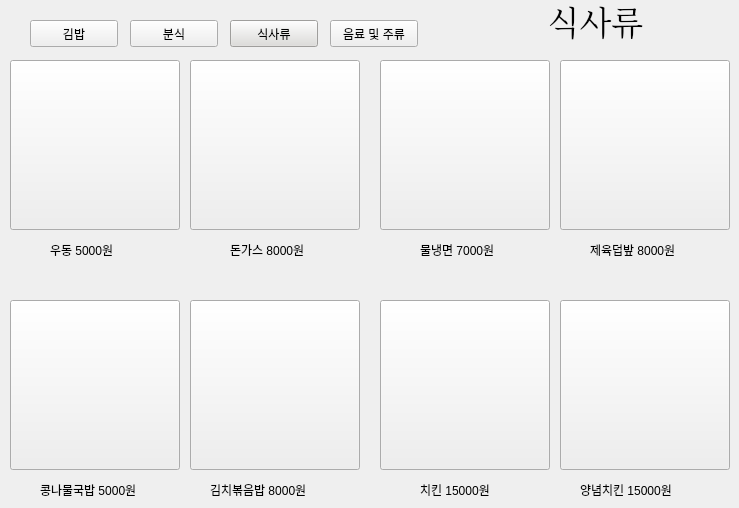
     <widget class="QWidget" name="page_5">
      <widget class="QPushButton" name="bt17">
       <property name="geometry">
        <rect>
         <x>560</x>
         <y>60</y>
         <width>170</width>
         <height>170</height>
        </rect>
       </property>
       <property name="styleSheet">
        <string notr="true">border-image : url(image/ㅈㅇㄷㅂ.jpg);</string>
       </property>
       <property name="text">
        <string/>
       </property>
      </widget>
      <widget class="QLabel" name="label_8">
       <property name="geometry">
        <rect>
         <x>590</x>
         <y>240</y>
         <width>111</width>
         <height>19</height>
        </rect>
       </property>
       <property name="text">
        <string>제육덥밮 8000원</string>
       </property>
      </widget>
      <widget class="QPushButton" name="bt14">
       <property name="geometry">
        <rect>
         <x>10</x>
         <y>60</y>
         <width>170</width>
         <height>170</height>
        </rect>
       </property>
       <property name="styleSheet">
        <string notr="true">border-image : url(image/ㅇㄷ.jpg);</string>
       </property>
       <property name="text">
        <string/>
       </property>
      </widget>
      <widget class="QLabel" name="label_9">
       <property name="geometry">
        <rect>
         <x>230</x>
         <y>240</y>
         <width>141</width>
         <height>19</height>
        </rect>
       </property>
       <property name="text">
        <string>돈가스 8000원</string>
       </property>
      </widget>
      <widget class="QLabel" name="label_10">
       <property name="geometry">
        <rect>
         <x>420</x>
         <y>240</y>
         <width>101</width>
         <height>19</height>
        </rect>
       </property>
       <property name="text">
        <string>물냉면 7000원</string>
       </property>
      </widget>
      <widget class="QPushButton" name="bt15">
       <property name="geometry">
        <rect>
         <x>190</x>
         <y>60</y>
         <width>170</width>
         <height>170</height>
        </rect>
       </property>
       <property name="styleSheet">
        <string notr="true">border-image : url(image/ㄷㄲㅅ.jpg);</string>
       </property>
       <property name="text">
        <string/>
       </property>
      </widget>
      <widget class="QPushButton" name="bt16">
       <property name="geometry">
        <rect>
         <x>380</x>
         <y>60</y>
         <width>170</width>
         <height>170</height>
        </rect>
       </property>
       <property name="styleSheet">
        <string notr="true">border-image : url(image/ㅁㄴㅁ.jpg);</string>
       </property>
       <property name="text">
        <string/>
       </property>
      </widget>
      <widget class="QLabel" name="label_11">
       <property name="geometry">
        <rect>
         <x>50</x>
         <y>240</y>
         <width>91</width>
         <height>19</height>
        </rect>
       </property>
       <property name="text">
        <string>우동 5000원</string>
       </property>
      </widget>
      <widget class="QPushButton" name="btn21">
       <property name="geometry">
        <rect>
         <x>230</x>
         <y>20</y>
         <width>88</width>
         <height>27</height>
        </rect>
       </property>
       <property name="styleSheet">
        <string notr="true">background-color: rgb(222, 221, 218);</string>
       </property>
       <property name="text">
        <string>식사류</string>
       </property>
      </widget>
      <widget class="QPushButton" name="btn22">
       <property name="geometry">
        <rect>
         <x>330</x>
         <y>20</y>
         <width>88</width>
         <height>27</height>
        </rect>
       </property>
       <property name="text">
        <string>음료 및 주류</string>
       </property>
      </widget>
      <widget class="QPushButton" name="btn19">
       <property name="geometry">
        <rect>
         <x>30</x>
         <y>20</y>
         <width>88</width>
         <height>27</height>
        </rect>
       </property>
       <property name="text">
        <string>김밥</string>
       </property>
      </widget>
      <widget class="QPushButton" name="btn20">
       <property name="geometry">
        <rect>
         <x>130</x>
         <y>20</y>
         <width>88</width>
         <height>27</height>
        </rect>
       </property>
       <property name="text">
        <string>분식</string>
       </property>
      </widget>
      <widget class="QLabel" name="label_19">
       <property name="geometry">
        <rect>
         <x>540</x>
         <y>0</y>
         <width>111</width>
         <height>41</height>
        </rect>
       </property>
       <property name="font">
        <font>
         <family>Serif</family>
         <pointsize>25</pointsize>
        </font>
       </property>
       <property name="text">
        <string>식사류</string>
       </property>
       <property name="alignment">
        <set>Qt::AlignCenter</set>
       </property>
      </widget>
      <widget class="QPushButton" name="bt18">
       <property name="geometry">
        <rect>
         <x>10</x>
         <y>300</y>
         <width>170</width>
         <height>170</height>
        </rect>
       </property>
       <property name="styleSheet">
        <string notr="true">border-image : url(image/ㅋㄴㅁㄱㅂ.jpg);</string>
       </property>
       <property name="text">
        <string/>
       </property>
      </widget>
      <widget class="QPushButton" name="bt19">
       <property name="geometry">
        <rect>
         <x>190</x>
         <y>300</y>
         <width>170</width>
         <height>170</height>
        </rect>
       </property>
       <property name="styleSheet">
        <string notr="true">border-image : url(image/ㄱㅊㅂㅇㅂ.jpg);</string>
       </property>
       <property name="text">
        <string/>
       </property>
      </widget>
      <widget class="QPushButton" name="bt20">
       <property name="geometry">
        <rect>
         <x>380</x>
         <y>300</y>
         <width>170</width>
         <height>170</height>
        </rect>
       </property>
       <property name="styleSheet">
        <string notr="true">border-image : url(image/ㅎㄹㅇㄷ.jpg);</string>
       </property>
       <property name="text">
        <string/>
       </property>
      </widget>
      <widget class="QPushButton" name="bt21">
       <property name="geometry">
        <rect>
         <x>560</x>
         <y>300</y>
         <width>170</width>
         <height>170</height>
        </rect>
       </property>
       <property name="styleSheet">
        <string notr="true">border-image : url(image/ㅇㄴㅊㅋ.jpg);</string>
       </property>
       <property name="text">
        <string/>
       </property>
      </widget>
      <widget class="QLabel" name="la1_6">
       <property name="geometry">
        <rect>
         <x>40</x>
         <y>480</y>
         <width>141</width>
         <height>19</height>
        </rect>
       </property>
       <property name="text">
        <string>콩나물국밥 5000원</string>
       </property>
      </widget>
      <widget class="QLabel" name="la1_7">
       <property name="geometry">
        <rect>
         <x>420</x>
         <y>480</y>
         <width>121</width>
         <height>19</height>
        </rect>
       </property>
       <property name="text">
        <string>치킨 15000원</string>
       </property>
      </widget>
      <widget class="QLabel" name="la1_8">
       <property name="geometry">
        <rect>
         <x>210</x>
         <y>480</y>
         <width>121</width>
         <height>19</height>
        </rect>
       </property>
       <property name="text">
        <string>김치볶음밥 8000원</string>
       </property>
      </widget>
      <widget class="QLabel" name="la1_9">
       <property name="geometry">
        <rect>
         <x>580</x>
         <y>480</y>
         <width>121</width>
         <height>19</height>
        </rect>
       </property>
       <property name="text">
        <string>양념치킨 15000원</string>
       </property>
      </widget>
     </widget>
